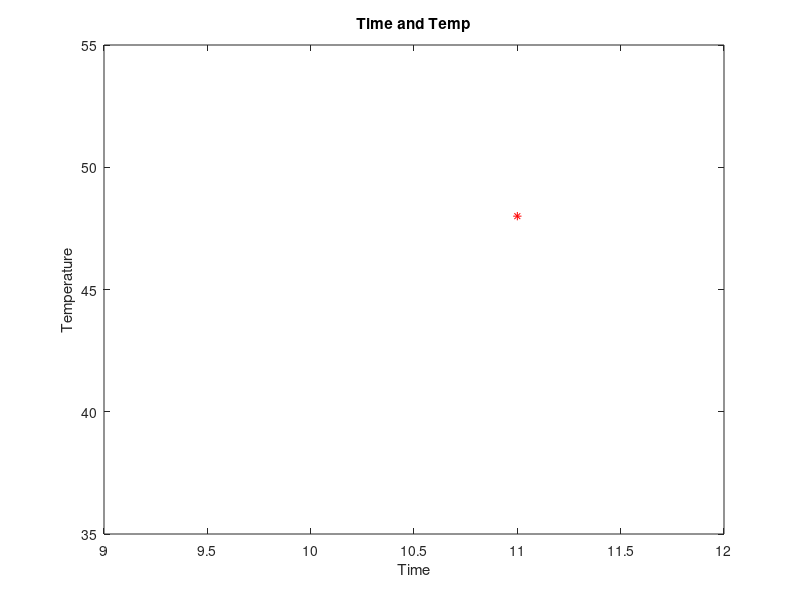

The MATLAB source for this figure:
% This is a really simple plot of just one point!
% Create coordinate variables and plot a red '*'
x = 11;
y = 48;
plot(x,y,'r*')
% Change the axes and label them
axis([9 12 35 55])
xlabel('Time')
ylabel('Temperature')
% Put a title on the plot
title('Time and Temp')